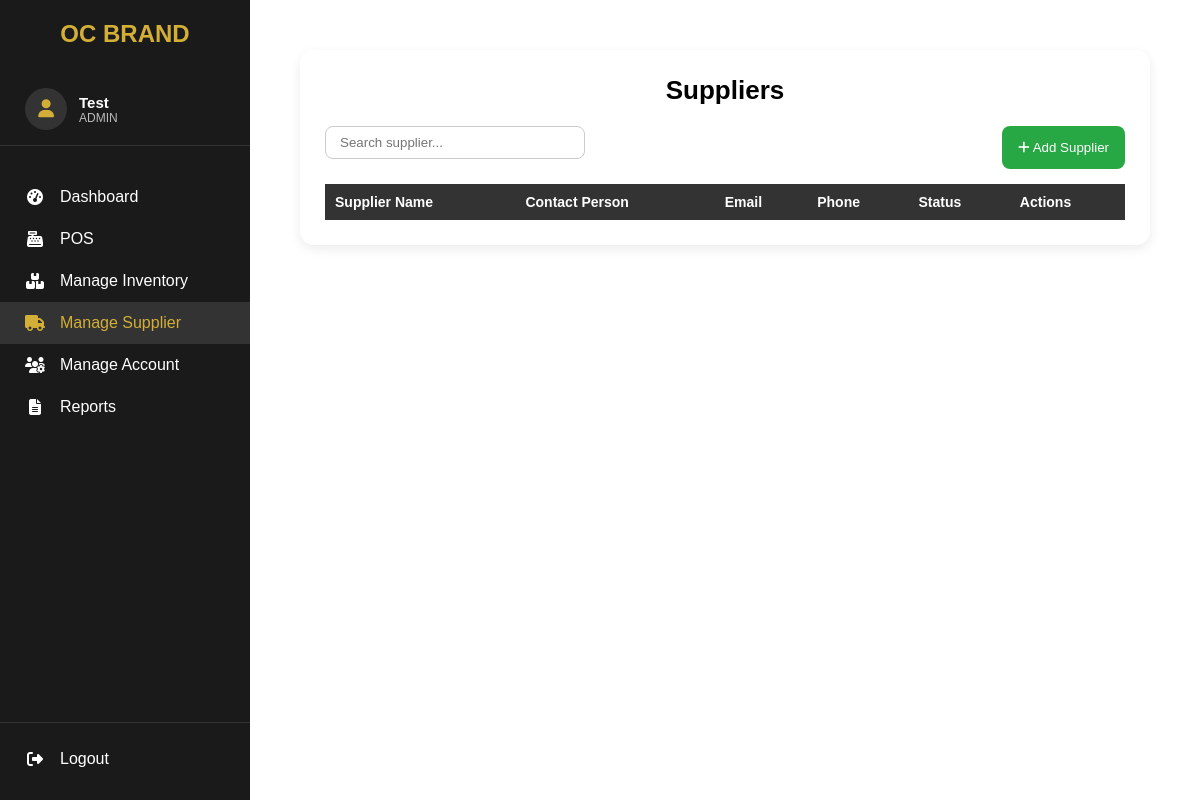
The app's page /admin/supplier.php (signed in), older data.
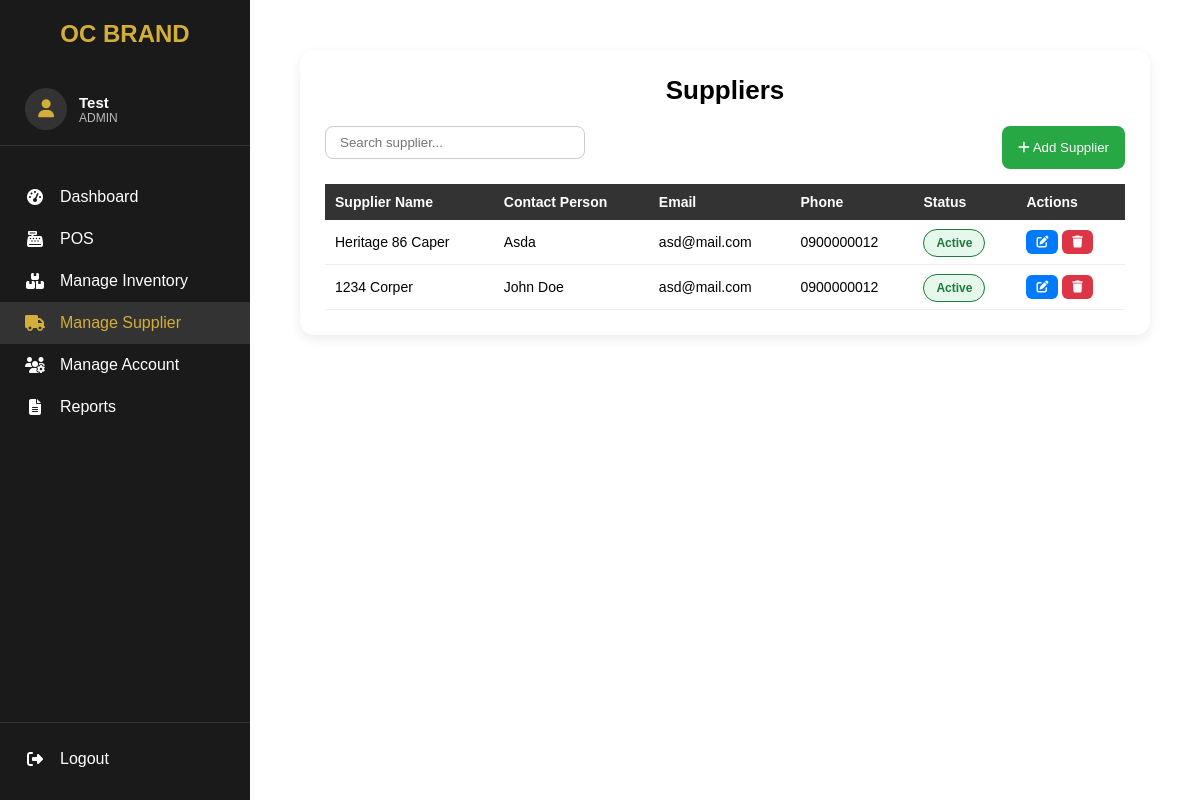
The same page, newer data.
### tables this page shows
CREATE TABLE `suppliers` (
  `id` int(11) NOT NULL,
  `name` varchar(150) DEFAULT NULL,
  `contact_person` varchar(150) DEFAULT NULL,
  `email` varchar(150) DEFAULT NULL,
  `phone` varchar(50) DEFAULT NULL,
  `status` enum('Active','Inactive') DEFAULT 'Active'
);

### admin/supplier.php (the view, shortened to what this page needs)
<?php
include "../db.php";
$search = $_GET['search'] ?? '';
$sql = "SELECT * FROM suppliers";
$sql .= " ORDER BY id DESC";
$result = mysqli_query($conn, $sql);
?>
<!DOCTYPE html>
<html lang="en">
<head>
<link rel="stylesheet" href="https://cdnjs.cloudflare.com/ajax/libs/font-awesome/6.5.0/css/all.min.css">
</head>
<body>
<?php include "sidebar.php"; ?>
<div class="main-content">
<div class="container">
<h1>Suppliers</h1>
<div class="top-bar">
    <form method="GET">
        <input type="text"
            name="search"
            class="search-input"
            placeholder="Search supplier..."
            value="<?= htmlspecialchars($search) ?>"
            onkeyup="this.form.submit()">
    </form>
    <button class="add-btn" onclick="openAdd()">
        <i class="fa fa-plus"></i> Add Supplier
    </button>
</div>
<table>
<tr>
    <th>Supplier Name</th>
    <th>Contact Person</th>
    <th>Email</th>
    <th>Phone</th>
    <th>Status</th>
    <th>Actions</th>
</tr>
<?php while($row=mysqli_fetch_assoc($result)): ?>
<tr>
    <td><?= $row['name'] ?></td>
    <td><?= $row['contact_person'] ?></td>
    <td><?= $row['email'] ?></td>
    <td><?= $row['phone'] ?></td>
    <td>
        <span class="status-pill <?= $row['status']=='Active'?'status-active':'status-inactive' ?>">
            <?= $row['status'] ?>
        </span>
    </td>
    <td>
        <button class="edit-btn" onclick="openEdit(
            <?= $row['id'] ?>,
            '<?= addslashes($row['name']) ?>',
            '<?= addslashes($row['contact_person']) ?>',
            '<?= $row['email'] ?>',
            '<?= $row['phone'] ?>',
            '<?= $row['status'] ?>'
        )"><i class="fa fa-edit"></i></button>
        <form action="functions/update_supplier.php" method="POST" style="display:inline">
            <button class="delete-btn" onclick="return confirm('Delete supplier?')">
                <i class="fa fa-trash"></i>
            </button>
        </form>
    </td>
</tr>
<?php endwhile; ?>
</table>
</div>
</div>
</body>
</html>

Row changes from the older to the newer data that the page shows:
added suppliers: name "Heritage 86 Caper", contact_person "Asda", email "asd@mail.com", phone "0900000012", status "Active"
added suppliers: name "1234 Corper", contact_person "John Doe", email "asd@mail.com", phone "0900000012", status "Active"
